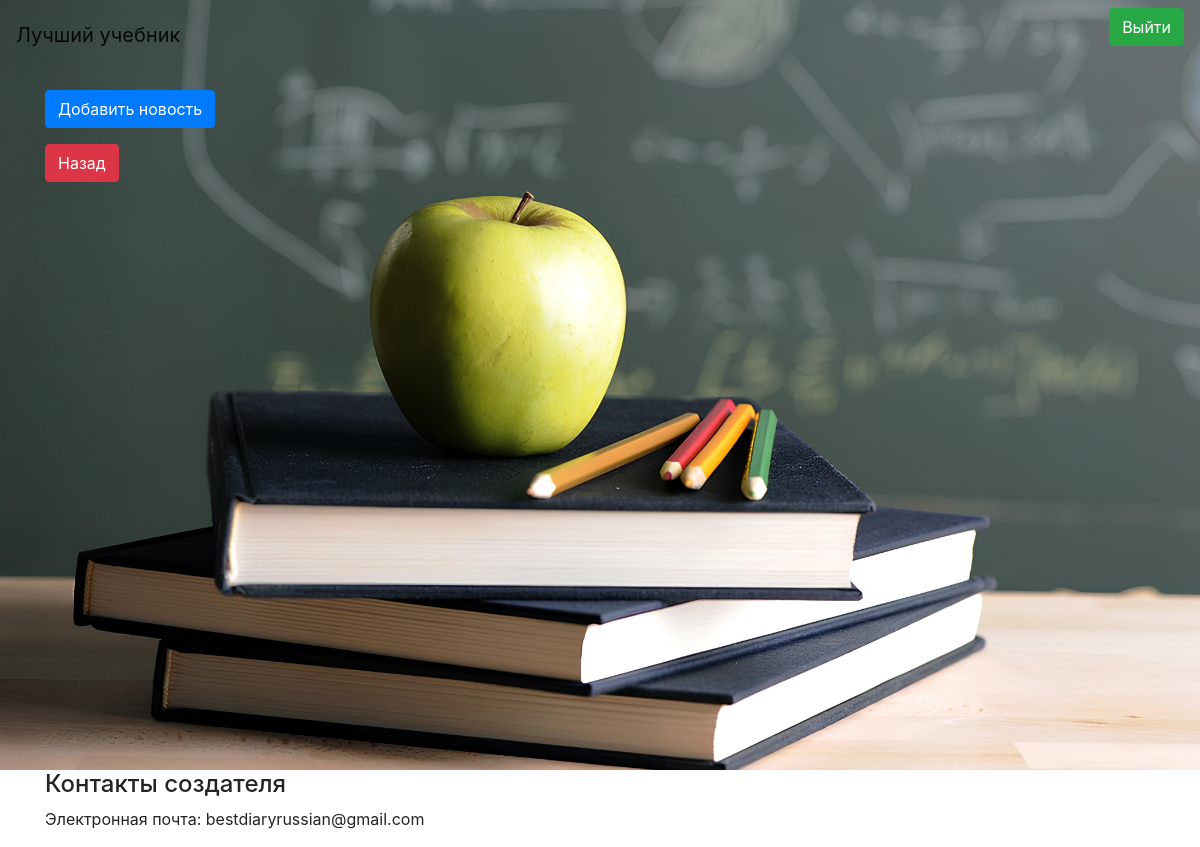
The page /allTems (signed in) on the database as committed earlier.
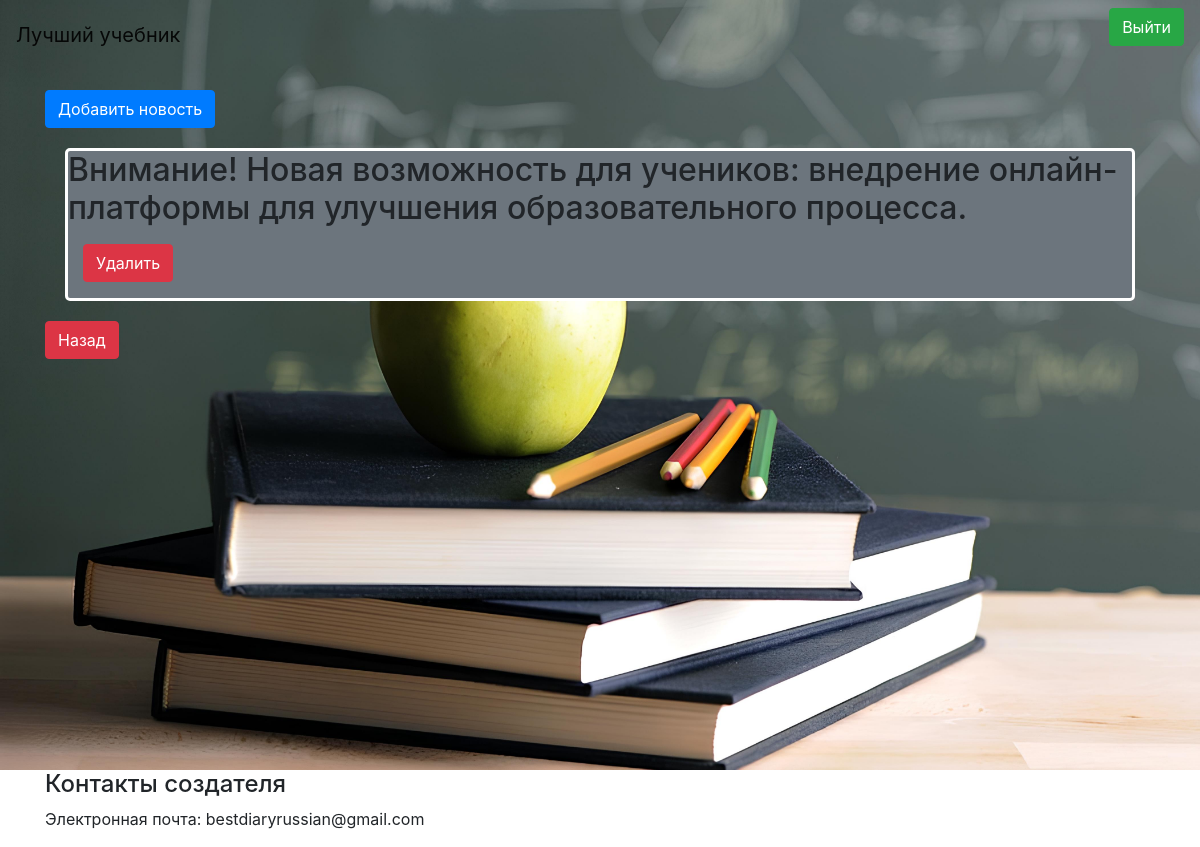
The same page on the database as committed later.
### data/tems.py (models this page shows)
class Tems(SqlAlchemyBase, UserMixin):
    __tablename__ = 'tems'
    id = sqlalchemy.Column(sqlalchemy.Integer,
                           primary_key=True, autoincrement=True)
    name = sqlalchemy.Column(sqlalchemy.String, nullable=True)
    text = sqlalchemy.Column(sqlalchemy.TEXT, nullable=True)

### main.py (the view)
@app.route('/allTems', methods=['GET', 'POST'])
def all_tems():
    coc = request.cookies.get("coc", 0)
    if coc and coc.split(';')[1] == 'developer':
        db_sess = db_session.create_session()
        a = []
        for i in db_sess.query(Tems):
            a.append([i.name, i.text.split('\\n'), i.id])
        return render_template(f'allTems.html', us="developer", news=a, bg='img')
    return redirect('/')

### data/db_session.py (called while the page is built)
def create_session() -> Session:
    global __factory
    return __factory()

### main.py (called while the page is built)
@login_manager.user_loader
def load_user(user_id):
    db_sess = db_session.create_session()
    return db_sess.query(User).get(user_id)

### templates/allTems.html (shortened to what this page needs)
<html lang="en">
<head>
</head>
<body>
{% extends "base.html" %}
{% block content %}
{% if us == "developer" %}
<a href="/uplode" class="btn btn-primary">Добавить новость</a>
{% for item in news%}
<div class="bg-secondary" style="margin: 20px;border-radius: 5px;border-style: solid;border-color: white;">
    <h2  class="col-100 mb-3">{{item[0]}}</h2>
    <div class="col-6 mb-3">
        <a href="/tems_delete/{{item[2]}}" class="btn btn-danger">
            Удалить
        </a>
    </div>
</div>
{% endfor %}
<a href="/developer" class="btn btn-danger">
    Назад
</a>
{% endif %}
{% endblock %}

Rows that differ between the two databases and show on the page:
added Tems: name "Внимание! Новая возможность для учеников: внедрение онлайн-платформы для улучшения образовательного процесса."
